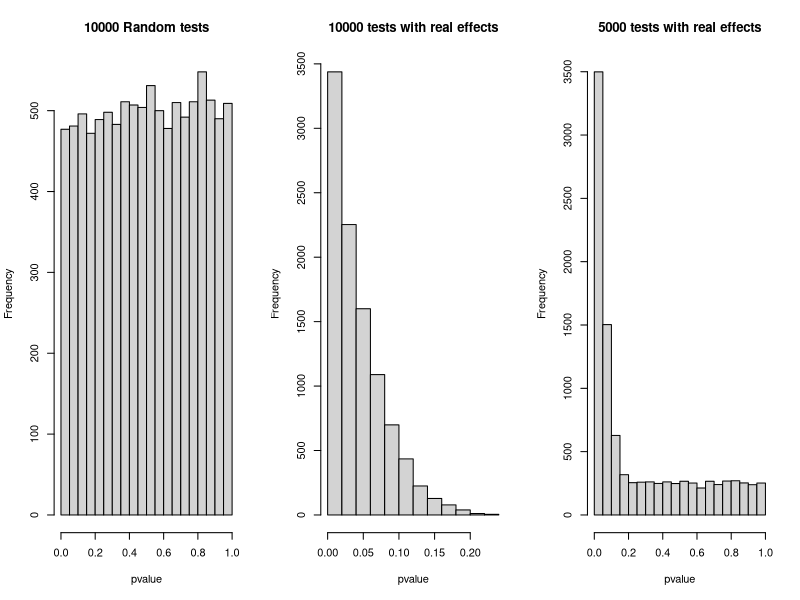

Write R code to recreate this figure.
## ---- chunk 1
options(htmltools.dir.version = FALSE)
knitr::opts_chunk$set(fig.align='center',echo = F, cache=T,message=FALSE,warning=FALSE,comment=NA)
## ---- chunk 2
knitr::include_graphics('https://yufree.github.io/presentation/figure/owl.png')
## ---- chunk 3
par(mfrow = c(1,3))
set.seed(42)
pvalue <- NULL
for (i in 1:10000){
  a <- rnorm(10)
  b <- rnorm(10)
  c <- t.test(a,b)
  pvalue[i] <- c$p.value
}
hist(pvalue, main = '10000 Random tests')
set.seed(42)
pvalue <- NULL
for (i in 1:10000){
  a <- rnorm(10,1)
  b <- a+1
  c <- t.test(a,b)
  pvalue[i] <- c$p.value
}
hist(pvalue, main = '10000 tests with real effects')

set.seed(42)
pvalue <- NULL
for (i in 1:5000){
  a <- rnorm(10,1)
  b <- a+1
  c <- t.test(a,b)
  pvalue[i] <- c$p.value
}
for (i in 1:5000){
  a <- rnorm(10,1)
  b <- rnorm(10,1)
  c <- t.test(a,b)
  pvalue[i+5000] <- c$p.value
}

hist(pvalue, main = '5000 tests with real effects')
## ---- chunk 4
knitr::include_graphics('https://yufree.cn/images/pvalue-1.png')
## ---- chunk 5
knitr::include_graphics('http://scott.fortmann-roe.com/docs/docs/BiasVariance/biasvariance.png
')
## ---- chunk 6
knitr::include_graphics('https://yufree.github.io/presentation/figure/cvdata.png')
## ---- chunk 7
knitr::include_graphics('https://yufree.github.io/presentation/figure/Tree.png')
## ---- chunk 8
knitr::include_graphics('http://neuralnetworksanddeeplearning.com/images/tikz36.png')
